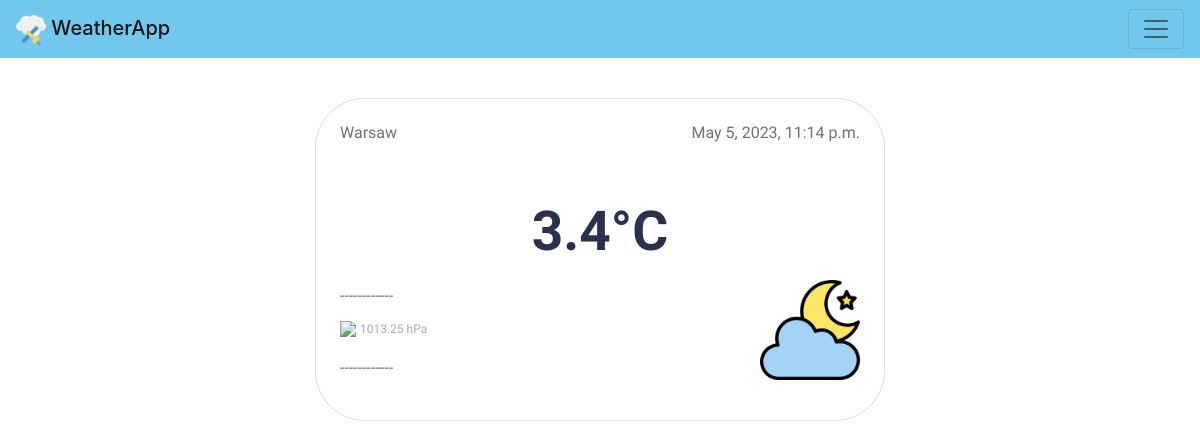
Before: / with the older database file.
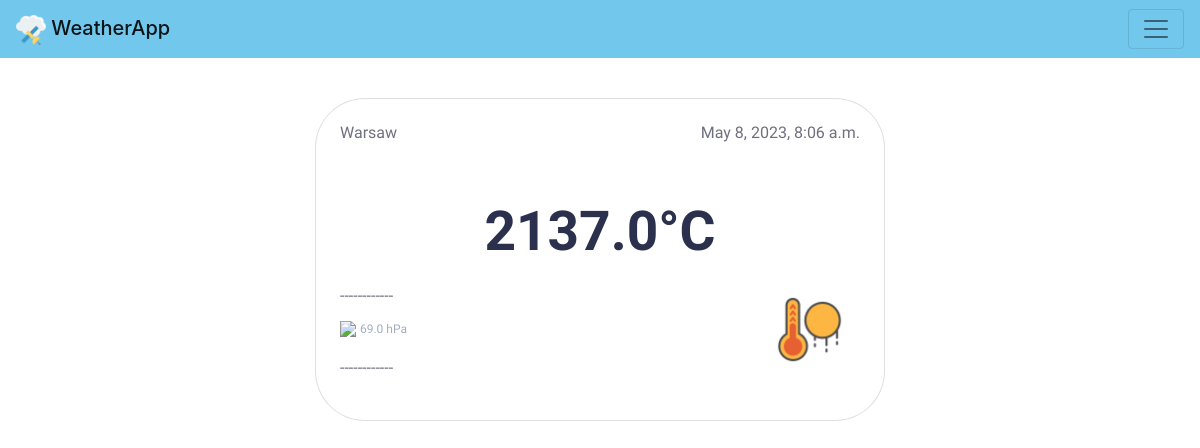
After: the same page with the newer database file.
### WeatherApp/models.py (models this page shows, shortened)
class Record(models.Model):
    date = models.DateTimeField(default = timezone.now)
    temperature = models.FloatField()
    pressure = models.FloatField()

### WeatherApp/views.py (the view)
# urls.py: path('', views.index),
def index(request):
    latest_record = Record.objects.order_by('-date')[0]
    context = {
        'record': latest_record,
    }
    return render(request, 'WeatherApp/index.html', context)

### WeatherApp/templates/WeatherApp/index.html
{% extends 'WeatherApp/base.html' %}
{% block content %}
    <div class="container-fluid" style="margin-top: 40px;">
        <div class="row justify-content-center">
            <div class="col-12 col-md-4 col-sm-12 col-xs-12" style="min-width: 50%">
                   <div class="card p-4">
                       <div class="d-flex">
                           <h6 class="flex-grow-1">Warsaw</h6>
                           <h6>{{ record.date }}</h6>
                       </div>
                       <div class="d-flex flex-column temp mt-5 mb-3">
                           <h1 class="mb-0 font-weight-bold" id="heading"> {{ record.temperature }}&deg;C </h1>
                       </div>
                       <div class="d-flex">
                           <div class="temp-details flex-grow-1">
                                <p class="my-1">------------</p>
                                <p class="my-2">
                                    <img src="https://cdn.onlinewebfonts.com/svg/img_262976.png" height="17px" >
                                    <span> {{ record.pressure }} hPa</span>
                                </p>
                                <p class="my-3">------------</p>
                           </div>
                           <div>
                                {% if record.date.hour > 19 or record.date.hour < 4 %}
                                <img src="/static/images/night.png" width="100px">
                                {% elif record.temperature > 40 %}
                                <img src="/static/images/hot.png" width="100px">
                                {% elif record.temperature > 25 %}
                                <img src="/static/images/sun.png" width="100px">
                                {% elif record.temperature > 12 %}
                                <img src="/static/images/warm.png" width="100px">
                                {% else %}
                                <img src="/static/images/cold.png" width="100px">
                                {% endif %}
                           </div>
                       </div>
                    </div>
            </div>
        </div>
    </div>
{% endblock %}

Changed rows visible on the page:
no longer on this page (row unchanged): Record: date "May 5, 2023, 11:14 p.m.", temperature "3.4", pressure "1013.25"
added Record: date "May 8, 2023, 8:06 a.m.", temperature "2137.0", pressure "69.0"
